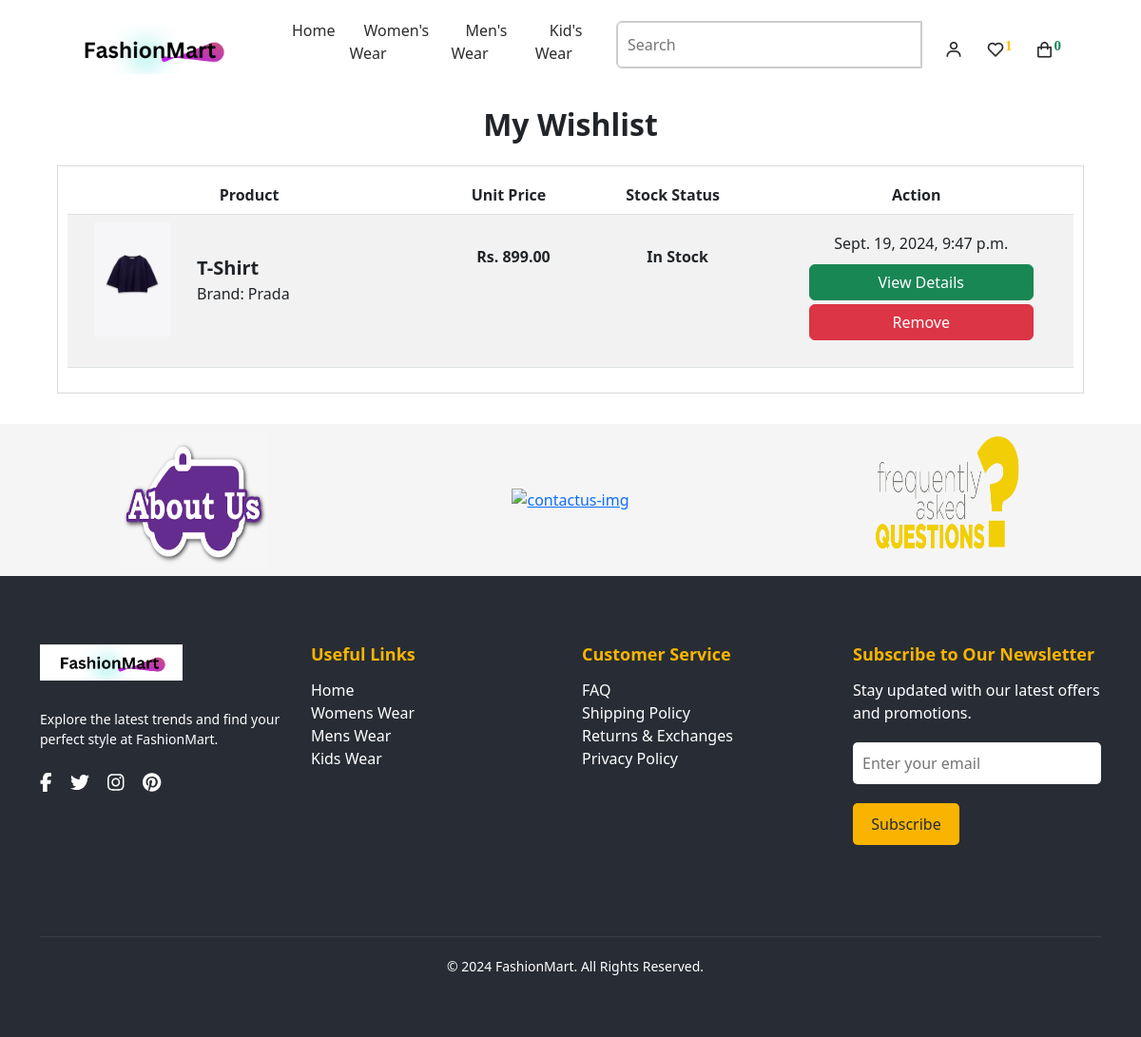
Before: /wishlist-details/ (signed in) with the older database file.
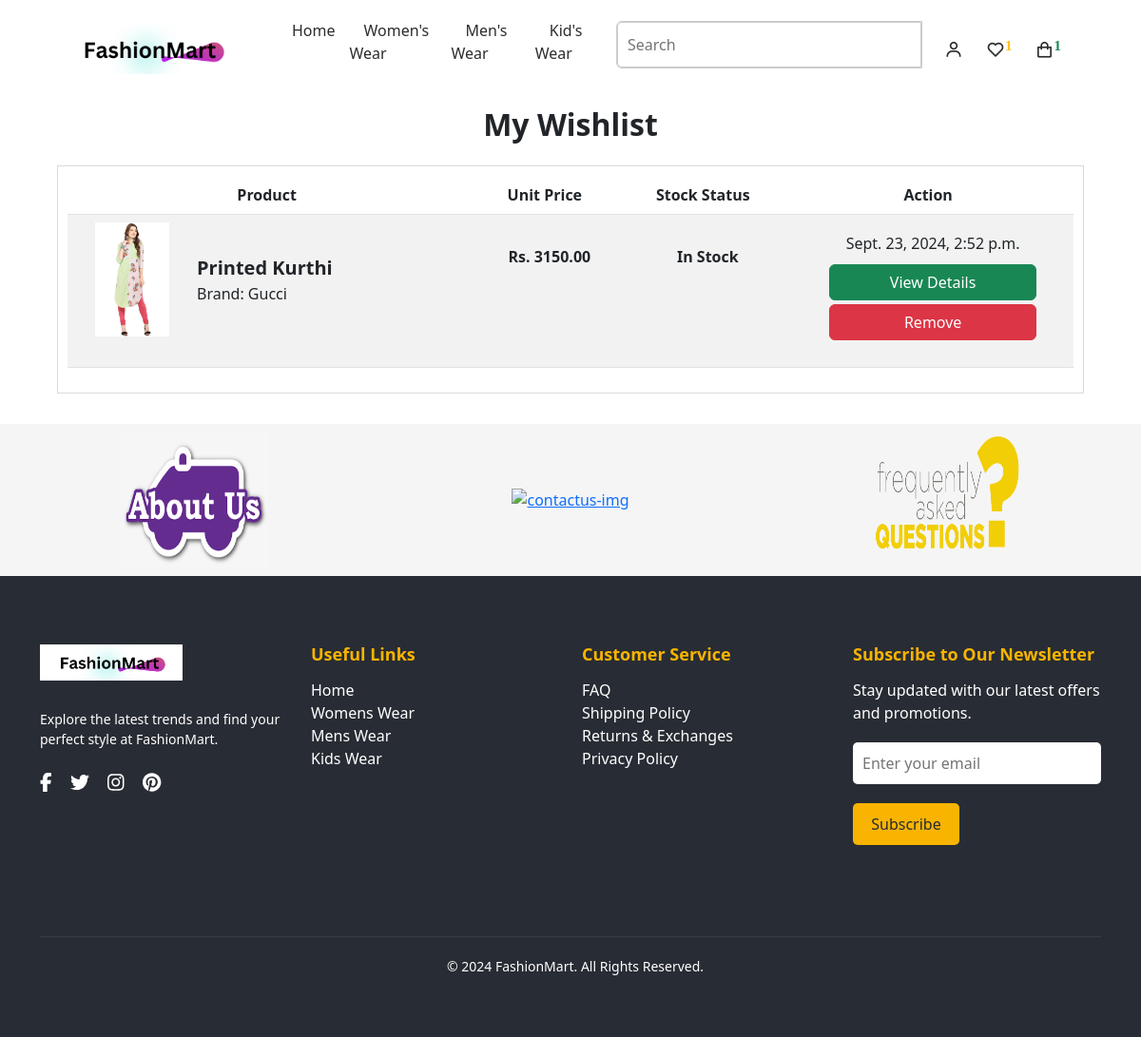
After: the same page with the newer database file.
### myeSite/models.py (models this page shows, shortened)
class Wishlist(models.Model):
    user = models.ForeignKey(User, on_delete=models.CASCADE)
    product = models.ForeignKey(Product, on_delete=models.CASCADE)
    added_date = models.DateTimeField(default=timezone.now)

class Product(models.Model):
    name = models.CharField(max_length=255)
    code = models.CharField(max_length=8, default='361SVT', blank=True, null=True)
    description = models.TextField()
    stock_status = models.CharField(max_length=50, default='In Stock')
    old_price = models.DecimalField(max_digits=10, decimal_places=2, default=500,  null=True, blank=True)
    new_price = models.DecimalField(max_digits=10, decimal_places=2, default=400, null=False, blank=False)
    discount_price = models.DecimalField(max_digits=10, decimal_places=2, default=100,  null=True, blank=True)
    brand = models.ForeignKey(Brand, on_delete=models.CASCADE)
    category = models.ForeignKey(Category, on_delete=models.CASCADE)
    subcategory = models.ForeignKey(Subcategory, on_delete=models.CASCADE)
    image = models.ImageField(upload_to='product_images/')
    sizes = models.ManyToManyField(Size)
    isnew = models.BooleanField(default=False)
    search_keywords = models.CharField(max_length=100, blank=True, null=True, default="search_keyword_here")

class Brand(models.Model):
    name = models.CharField(max_length=255)

### myeSite/views.py (the view)
# urls.py: path('wishlist-details/', views.wishlistDetail, name='wishlistdetail'),
def wishlistDetail(request):
    user = request.user
    wishlisted_items = Wishlist.objects.filter(user=user)
    return render(request, 'myeSite/cart_and_wishlist/wishlist.html', {'wishlisted_items':wishlisted_items})

### myeSite/context_processors.py (called while the page is built)
def categories_processor(request):
    categories = Category.objects.all().prefetch_related('subcategories')
    return {'categories': categories}

def wishlist_item_count(request):
    if request.user.is_authenticated:
        wishlist_item_count = Wishlist.objects.filter(user=request.user).count()
    else:
        wishlist_item_count = 0
    return {'wishlist_item_count': wishlist_item_count}

### myeSite/templates/myeSite/cart_and_wishlist/wishlist.html (shortened to what this page needs)
{% extends "main.html" %}
{% load static %}
{% block wishlist %}
    <div class="wishlist-container">
        <h2 class="fs-2 text-center fw-bold mb-4">My Wishlist</h2>
        {% if wishlisted_items %}
        <div class="wishlist-detail">
            <table class="table table-striped text-center">
                <thead>
                    <tr>
                        <th>Product</th>
                        <th>Unit Price</th>
                        <th>Stock Status</th>
                        <th>Action</th>
                    </tr>
                </thead>
                <tbody>
                    {% for wishlistitem in wishlisted_items %}
                        <tr>
                            <td>
                                <div class="product_image d-flex align-items-center">
                                    <img src="{{wishlistitem.product.image.url}}" alt="" class="ms-0 me-2">
                                    <div class="image_info">
                                        <p class="mb-0 m-0 fs-5 fw-semibold text-start">{{wishlistitem.product.name}}</p>
                                        <p class="mb-0 m-0 fw-light text-start">Brand: {{wishlistitem.product.brand.name}}</p>
                                    </div>
                                </div>
                            </td>
                            <td>
                                <div class="product_price">
                                    <p class="mb-0 mt-4 fw-bold">Rs. {{wishlistitem.product.new_price}}</p>
                                </div>
                            </td>
                            <td>
                                <div class="product_price">
                                    <p class="mb-0 mt-4 fw-bold">{{wishlistitem.product.stock_status}}</p>
                                </div>
                            </td>
                            <td>
                                    <p class="mb-0">{{wishlistitem.added_date}}</p>
                                    <button type="submit" class="btn btn-success w-75 mb-1 wishlistLinkButton"><a href="{% url 'itemsDetail' wishlistitem.product.id %}">View Details</a></button>
                                <form method="post" action="{% url 'remove_from_wishlist' %}">
                                    <button type="submit" class="btn btn-danger w-75 mt-0">Remove</button>
                                </form>
                            </td>
                        </tr>
                    {% endfor %}
                </tbody>
            </table>
        </div>
        {% else %}
            <p class="fs-4 fw-bold text-danger text-center mb-5">Your wishlist is empty.</p>
            <p>Explore our collection and add items to your wishlist.</p>
            <button class='w-25 bg bg-secondary'><a href="{% url 'index' %}" id="browseProduct" class="text-light fw-bold">Browse Products</a></button>
        {% endif %}
    </div>
{% endblock %}

Changed rows visible on the page:
removed Wishlist: product.image (picture), product.name "T-Shirt", product.brand.name "Prada", product.new_price "899.00", product.stock_status "In Stock", added_date "Sept. 19, 2024, 9:47 p.m."
added Wishlist: product.image (picture), product.name "Printed Kurthi", product.brand.name "Gucci", product.new_price "3150.00", product.stock_status "In Stock", added_date "Sept. 23, 2024, 2:52 p.m."
Other visible differences:
{{ request.cart_items|length }}: "0" → "1"
